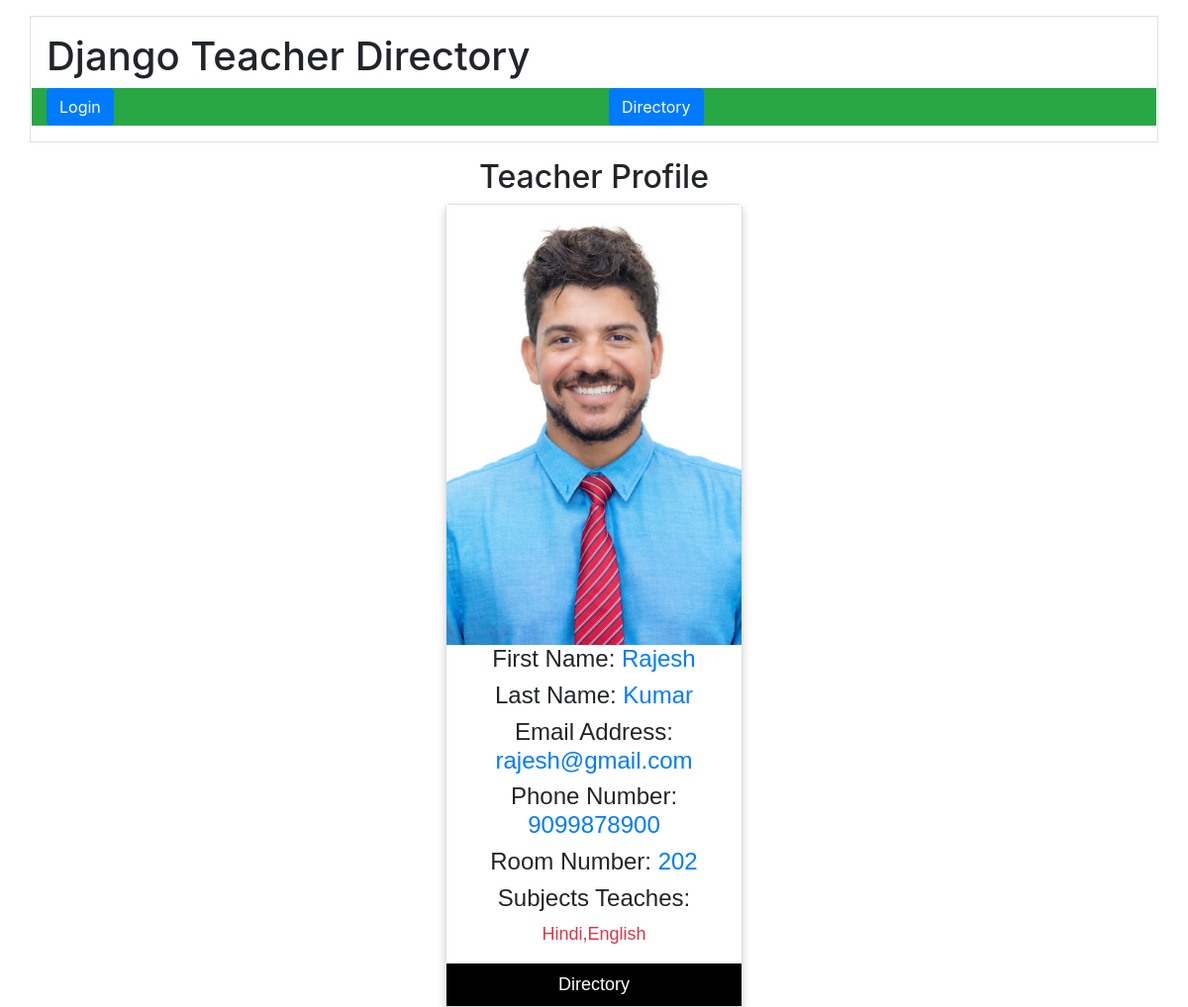
The page /GetProfilePage/?uid=29 on the database its author committed.
### directoryapp/models.py (models this page shows)
class TeacherModel(models.Model):
    FirstName = models.CharField(max_length=100)
    LastName = models.CharField(max_length=100)
    Profilepicture = models.ImageField(upload_to='profilepic/')
    EmailAddress = models.CharField(unique=True, max_length=100)
    PhoneNumber = models.CharField(max_length=100)
    RoomNumber = models.CharField(max_length=100)
    Subjectstaught = models.TextField(max_length=1000)
    class Meta:
        db_table = 'Teachers'

### directoryapp/views.py (the view)
# urls.py: path('GetProfilePage/', dt.GetProfilePage, name='GetProfilePage'),
def GetProfilePage(request):
    if request.method == 'GET':
        id = int(request.GET.get('uid'))
        data = TeacherModel.objects.get(id=id)
        return render(request, 'ProfilePage.html', {'data': data})

### templates/ProfilePage.html (shortened to what this page needs)
{%extends 'base.html'%}
{%block contents%}
<!DOCTYPE html>
<html>
<head>
  <link rel="stylesheet" href="https://cdnjs.cloudflare.com/ajax/libs/font-awesome/4.7.0/css/font-awesome.min.css">
</head>
<body>
  <h2 style="text-align:center">Teacher Profile</h2>
  <div class="card">
    <img src="/media/{{data.Profilepicture}}" alt="Image not found" style="width:100%"
      onerror="this.onerror=null; this.src='/media/profilepic/default.jpg';">
    <h4>First Name: <span class="text-primary">{{data.FirstName}}</span></h4>
    <h4>Last Name: <span class="text-primary">{{data.LastName}}</span></h4>
    <h4>Email Address: <span class="text-primary">{{data.EmailAddress}}</span></h4>
    <h4>Phone Number: <span class="text-primary">{{data.PhoneNumber}}</span></h4>
    <h4>Room Number: <span class="text-primary">{{data.RoomNumber}}</span></h4>
    <h4>Subjects Teaches:</h4>
    <p class="title text-danger">{{data.Subjectstaught}}</p>
    <a id="dir" href="{%url 'TeacherDirectoryForm'%}">Directory</a>
  </div>
</body>
</html>
{%endblock%}

### templates/ProfilePage.html (style rules this page uses)
.card { box-shadow: 0 4px 8px 0 rgba(0, 0, 0, 0.2); max-width: 300px; margin: auto; text-align: center; font-family: arial; }
.title { color: grey; font-size: 18px; }
a { text-decoration: none; font-size: 22px; color: black; }
#dir { border: none; outline: 0; display: inline-block; padding: 8px; color: white; background-color: #000; text-align: center; cursor: pointer; width: 100%; font-size: 18px; }

### rows shown on the page
TeacherModel: Profilepicture (picture), FirstName "Rajesh", LastName "Kumar", EmailAddress "rajesh@gmail.com", PhoneNumber "9099878900", RoomNumber "202", Subjectstaught "Hindi,English"
